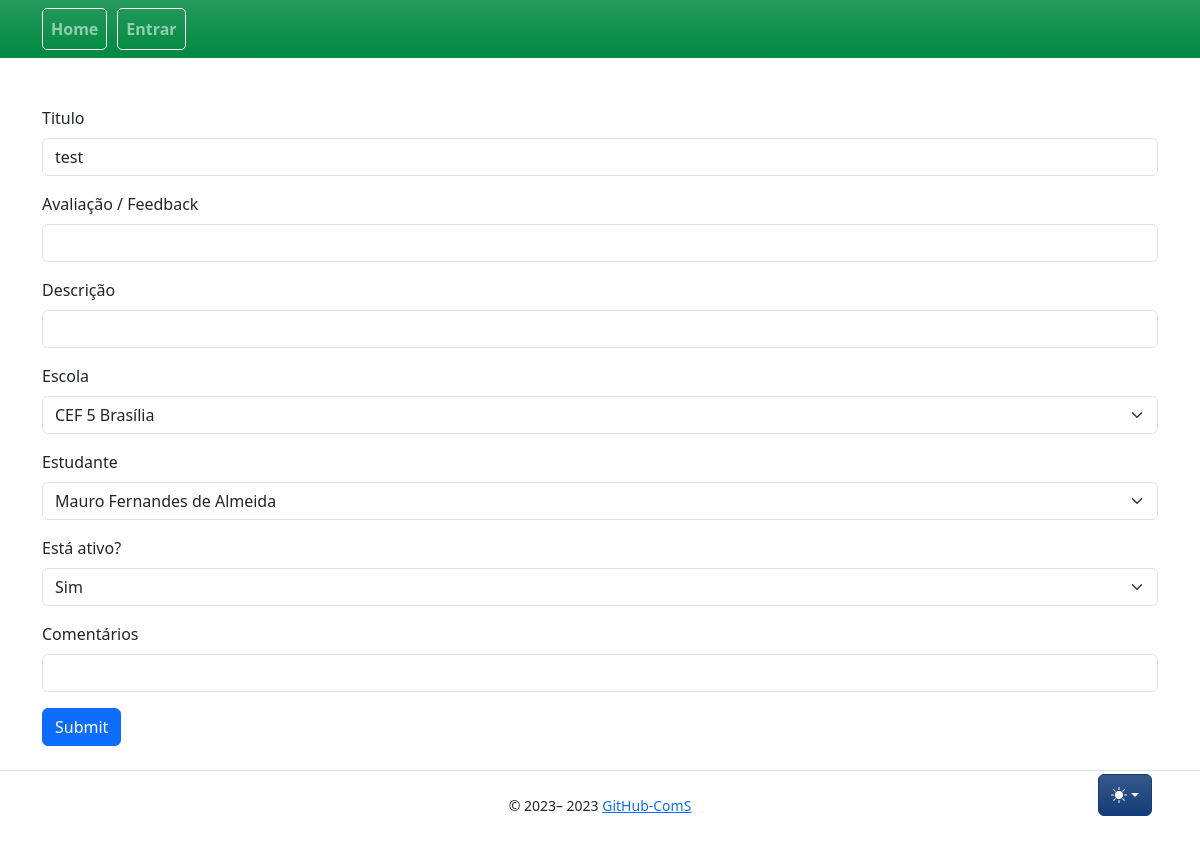
The app's page /linkages/1/edit with its own data.
### app/models/linkage.py (models this page shows, shortened)
class Linkage(db.Model):
    __tablename__ = "linkage"
    id = db.Column(db.Integer, primary_key=True)
    title = db.Column(db.String)
    rating = db.Column(db.String(6))
    comments = db.Column(db.String)
    active = db.Column(db.Integer)
    student_id = db.Column(db.Integer, db.ForeignKey("user.id"), nullable=False)
    student = db.relationship("User", backref="linkage", foreign_keys=[student_id], lazy=True)
    school_id = db.Column(db.Integer, db.ForeignKey("school.id"), nullable=False)
    school = db.relationship("School", backref="linkage", foreign_keys=[school_id])
    start_date = db.Column(db.DateTime)
    end_date = db.Column(db.DateTime)
    created_at = db.Column(db.DateTime, nullable=False, default=func.now())
    updated_at = db.Column(
        db.DateTime, nullable=False, default=func.now(), onupdate=func.now()
    )

### app/controllers/linkages_controllers.py (the view)
@bp.route("/<int:id>/edit", methods=["GET"])
def edit(id):
    linkage = db.get_or_404(Linkage, id)
    userform = EditForm(formdata=request.form, obj=linkage)
    userform.student_id.choices = [(user.id, user.name) for user in User.query.filter_by(is_student=True).all()]
    userform.school_id.choices = [(school.id, school.title) for school in School.query.all()]
    return render_template(_j.edit, form=userform, **properties)

### app/controllers/linkages_controllers.py
class EditForm(FlaskForm):
    title = StringField("Titulo", validators=[InputRequired()])
    rating = StringField("Avaliação / Feedback")
    description = StringField("Descrição")
    school_id = SelectField("Escola", choices=[], coerce=int)
    student_id = SelectField("Estudante", choices=[], validators=[InputRequired()])
    active = SelectField("Está ativo?", choices=[(1, 'Sim'), (0, 'Não')])
    comments = StringField("Comentários")
    submit = SubmitField("Submit")

### app/templates/linkages/edit.jinja2 (shortened to what this page needs)
{% extends 'base.jinja2' %}
{% from 'bootstrap5/form.html' import render_form %}
{% block content %}
{{ render_form(form) }}
{% endblock %}

### records on screen
Linkage: title "test", school_id "CEF 5 Brasília", student_id "Mauro Fernandes de Almeida", active "Sim"

### other values on screen
{{ render_nav_item('main.index', 'Home') }} "Home"
{{ render_nav_item('auth.login', 'Entrar') }} "Entrar"
